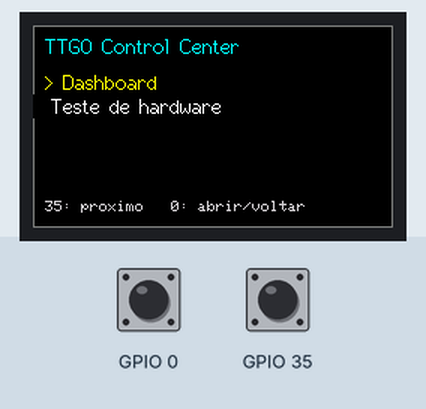
This program was run on a simulated ESP32. On the bench: 240×135 colour display. The inputs (shaded band) are chosen by the test bench; at power-on: GPIO 0 HIGH, GPIO 35 LOW. EEPROM starts erased; not simulated (calls return 0 or success): secrets.example.h; what the program prints to the serial monitor is not drawn.

Above: at 1.3 s.
1.4 s: GPIO 0 pulled LOW for 0.15 s
At 1.8 s:
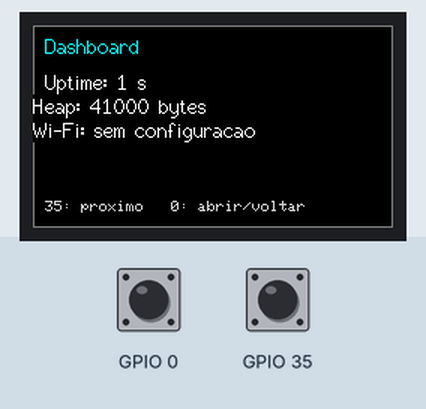
4.5 s: GPIO 0 pulled LOW for 1 s
At 5.3 s:
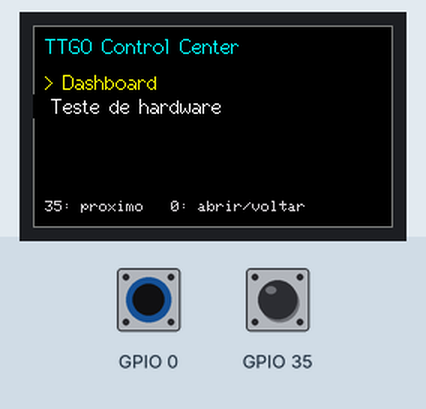
7.0 s: GPIO 35 pulsed HIGH 5 times (0.12 s each, 0.3 s apart)
At 9.0 s:
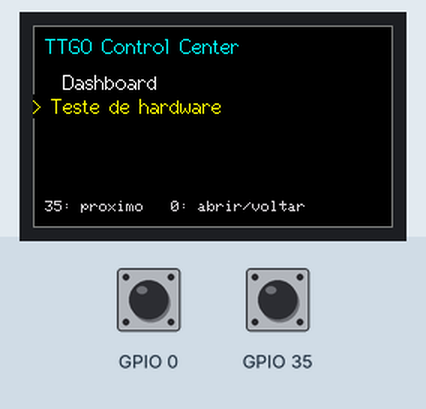
10.0 s: GPIO 0 pulled LOW for 0.15 s
At 11.0 s:
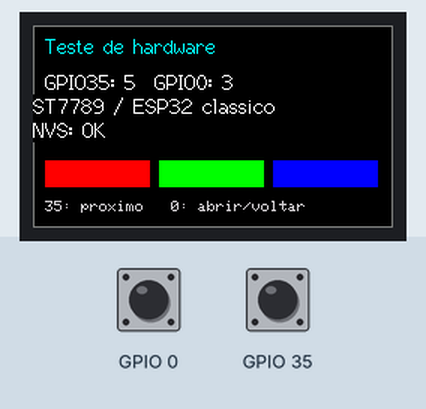
11.6 s: GPIO 0 pulled LOW for 3.2 s
At 13.1 s:
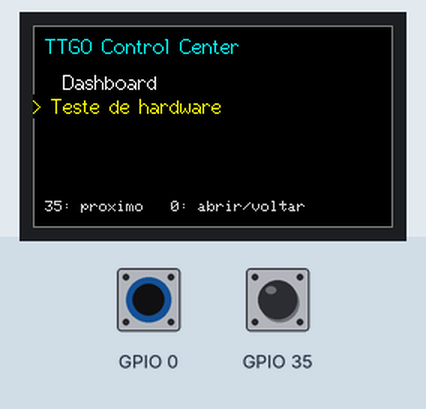
Timing chart, 0 to 14.6 s (numbered marks = the images above; inputs shaded):
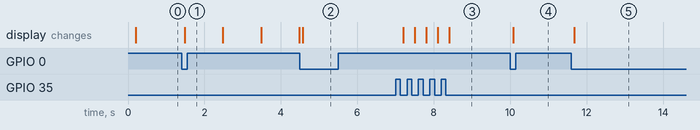

The program:

main.cpp
```cpp
#include <Arduino.h>
#include <WiFi.h>
#include <Preferences.h>
#include <TFT_eSPI.h>
#include "board.h"
#include "input/Button.h"
#include "core/Module.h"
#include "network/Network.h"

namespace {
TFT_eSPI display;
Network network;
Preferences preferences;
Button nextButton, selectButton;
uint8_t selected = 0;
bool inside = false, dirty = true, storageReady = false;
uint32_t lastFrame = 0, lastLog = 0;
uint32_t nextCount = 0, selectCount = 0;
void dashboard(TFT_eSPI& tft, uint32_t now) {
  tft.printf("Uptime: %lu s\nHeap: %lu bytes\n", (unsigned long)(now / 1000), (unsigned long)ESP.getFreeHeap());
  if (WiFi.status() == WL_CONNECTED) {
    tft.printf("Wi-Fi: %d dBm\n", WiFi.RSSI());
    tft.println(WiFi.localIP());
  } else tft.println(network.configured() ? "Wi-Fi: conectando" : "Wi-Fi: sem configuracao");
}
void hardware(TFT_eSPI& tft, uint32_t) {
  tft.printf("GPIO35: %lu  GPIO0: %lu\n", (unsigned long)nextCount, (unsigned long)selectCount);
  tft.println("ST7789 / ESP32 classico");
  tft.println("NVS: " + String(storageReady ? "OK" : "falha"));
  const uint16_t colors[] = {TFT_RED, TFT_GREEN, TFT_BLUE};
  for (int i = 0; i < 3; ++i) tft.fillRect(8 + i * 76, 90, 70, 18, colors[i]);
}
Module modules[] = {{"Dashboard", true, dashboard}, {"Teste de hardware", true, hardware}};
constexpr uint8_t moduleCount = sizeof(modules) / sizeof(modules[0]);
void render(uint32_t now) {
  display.fillScreen(TFT_BLACK);
  display.drawRect(0, 0, Board::width, Board::height, TFT_DARKGREY);
  display.setTextColor(TFT_CYAN, TFT_BLACK);
  display.setCursor(8, 6, 2);
  display.println(inside ? modules[selected].name : "TTGO Control Center");
  display.setTextColor(TFT_WHITE, TFT_BLACK);
  display.setCursor(8, 30, 2);
  if (inside) modules[selected].render(display, now);
  else for (uint8_t i = 0; i < moduleCount; ++i) {
    if (!modules[i].enabled) continue;
    display.setTextColor(i == selected ? TFT_YELLOW : TFT_WHITE, TFT_BLACK);
    display.printf("%s %s\n", i == selected ? ">" : " ", modules[i].name);
  }
  display.setTextColor(TFT_LIGHTGREY, TFT_BLACK);
  display.setCursor(8, 117, 1);
  display.print("35: proximo   0: abrir/voltar");
}
}
void setup() {
  Serial.begin(115200);
  pinMode(Board::nextButton, INPUT);
  pinMode(Board::selectButton, INPUT_PULLUP);
  nextButton.begin(digitalRead(Board::nextButton) == LOW, millis());
  selectButton.begin(digitalRead(Board::selectButton) == LOW, millis());
  display.init();
  display.setRotation(1);
  pinMode(Board::backlight, OUTPUT);
  digitalWrite(Board::backlight, HIGH);
  storageReady = preferences.begin("ttgo", false);
  if (storageReady) selected = preferences.getUChar("module", 0);
  if (selected >= moduleCount || !modules[selected].enabled) selected = 0;
  network.begin();
  Serial.printf("TTGO phase1 / chip=%s rev=%u flash=%lu display=%dx%d NVS=%s\n",
    ESP.getChipModel(), ESP.getChipRevision(), (unsigned long)ESP.getFlashChipSize(),
    display.width(), display.height(), storageReady ? "OK" : "FAIL");
}
void loop() {
  const uint32_t now = millis();
  if (nextButton.update(digitalRead(Board::nextButton) == LOW, now)) {
    ++nextCount;
    if (!inside) {
      for (uint8_t i = 0; i < moduleCount; ++i) {
        selected = (selected + 1) % moduleCount;
        if (modules[selected].enabled) break;
      }
    }
    dirty = true;
  }
  if (selectButton.update(digitalRead(Board::selectButton) == LOW, now)) {
    ++selectCount;
    inside = !inside;
    if (inside && storageReady) preferences.putUChar("module", selected);
    dirty = true;
  }
  network.tick(now);
  if (dirty || (inside && uint32_t(now - lastFrame) >= 1000)) {
    render(now); lastFrame = now; dirty = false;
  }
  if (uint32_t(now - lastLog) >= 10000) {
    lastLog = now;
    Serial.printf("heap=%lu wifi=%d buttons=%lu/%lu\n", (unsigned long)ESP.getFreeHeap(),
      WiFi.status(), (unsigned long)nextCount, (unsigned long)selectCount);
  }
  yield();
}
```

board.h
```cpp
#pragma once
#include <stdint.h>
namespace Board {
constexpr uint8_t nextButton = 35; // External pull-up on board; ESP32 has none here.
constexpr uint8_t selectButton = 0; // Boot strap: do not hold during reset.
constexpr uint8_t backlight = 4;
constexpr uint16_t width = 240, height = 135;
}
```

Module.h
```cpp
#pragma once
#include <TFT_eSPI.h>
struct Module {
  const char* name;
  bool enabled;
  void (*render)(TFT_eSPI&, uint32_t);
};
```

Button.h
```cpp
#pragma once
#include <stdint.h>
class Button {
 public:
  void begin(bool pressed, uint32_t now) { raw_ = stable_ = pressed; changed_ = now; }
  bool update(bool pressed, uint32_t now) {
    if (pressed != raw_) { raw_ = pressed; changed_ = now; }
    if (raw_ != stable_ && uint32_t(now - changed_) >= 30) {
      stable_ = raw_;
      return stable_;
    }
    return false;
  }
 private:
  bool raw_ = false, stable_ = false;
  uint32_t changed_ = 0;
};
```

Network.h
```cpp
#pragma once
#include <Arduino.h>
class Network {
 public:
  void begin();
  void tick(uint32_t now);
  bool configured() const { return configured_; }
 private:
  bool configured_ = false;
  uint32_t lastAttempt_ = 0;
};
```

secrets.example.h
```cpp
#pragma once
#define WIFI_SSID ""
#define WIFI_PASSWORD ""
```

Network.cpp
```cpp
#include "network/Network.h"
#include <WiFi.h>
#if __has_include("secrets.h")
#include "secrets.h"
#else
#include "secrets.example.h"
#endif
void Network::begin() {
  configured_ = WIFI_SSID[0] != '\0';
  WiFi.persistent(false);
  WiFi.mode(configured_ ? WIFI_STA : WIFI_OFF);
  if (configured_) { WiFi.begin(WIFI_SSID, WIFI_PASSWORD); lastAttempt_ = millis(); }
}
void Network::tick(uint32_t now) {
  if (configured_ && WiFi.status() != WL_CONNECTED && uint32_t(now - lastAttempt_) >= 30000) {
    lastAttempt_ = now;
    WiFi.reconnect();
  }
}
```

Measured:
- after the input at 1.4 s, the display: changes after 0.08 s (image 1)
- after the input at 4.5 s, the display: changes after 0.08 s (image 2)
- after the input at 7.0 s, the display: changes after 0.20 s (image 3)
- after the input at 10.0 s, the display: changes after 0.09 s (image 4)
- after the input at 11.6 s, the display: changes after 0.08 s (image 5)
